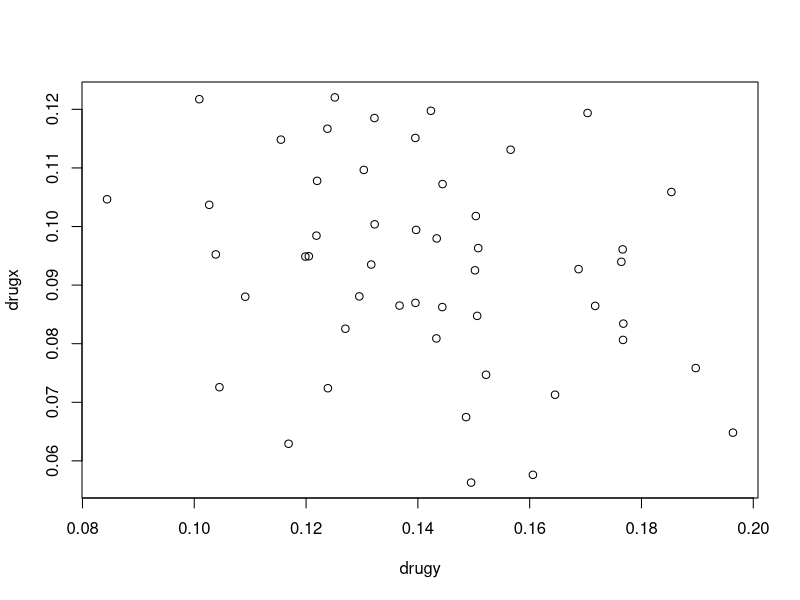
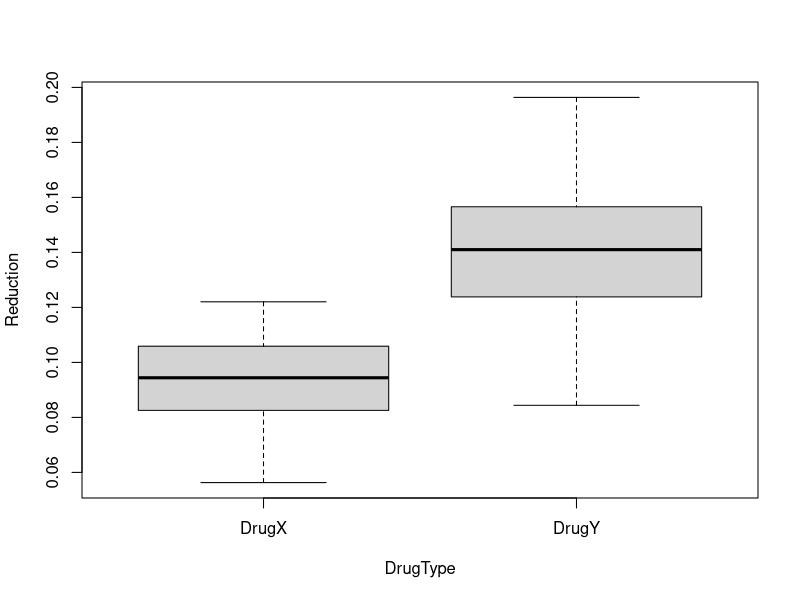

Reproduce these figures in R, in order.
set.seed(10)
drugx= rnorm(50, mean = 0.1, sd=0.02)

set.seed(11)
drugy= rnorm(50, mean=0.15, sd=0.03)

comdrug= data.frame("ID"=c(1:50), "DrugX"=drugx, "DrugY"=drugy)

head(comdrug)

t.test(drugx,drugy, paired = FALSE)
wilcox.test(drugx,drugy, paired = FALSE)
cor(drugx,drugy)
plot(drugy,drugx)

## option 1 to combine drug effects into single columnn (Drugtype)

library(tidyr)
comdrug2 <- gather(comdrug, key = DrugType, value = Reduction, DrugX, DrugY)

head(comdrug2)

attach(comdrug2)
boxplot(Reduction~DrugType)

var.test(Reduction~DrugType)

t.test(Reduction~DrugType)

## option 2 to combine drug effects into single columnn (Drugtype)
## (will provide same result)

comdrug_long <- reshape2::melt(comdrug, id.vars = "ID", 
                               value.name = "HbA1c Reduction", 
                               variable.name = "Types of Drug")
View(comdrug2)
View(comdrug_long)
